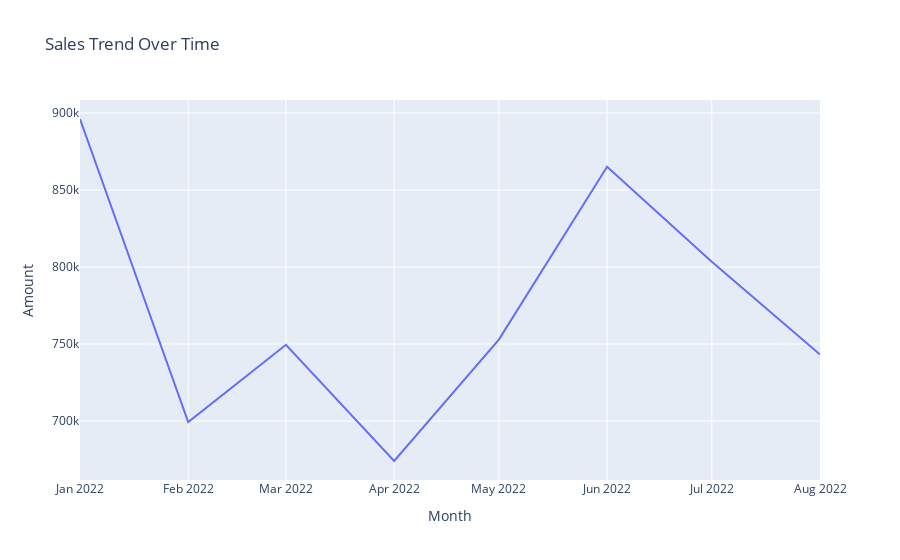

Write notebook code for a chart like this one.
### Markdown cell above
## Step 8: Analyze Sales Trend Over Time

### Code cell
df['Month'] = df['Date'].dt.to_period('M').astype(str)
fig = px.line(df.groupby('Month')['Amount'].sum().reset_index(), x='Month', y='Amount', title='Sales Trend Over Time')
fig.show()

### Figure 1 — Plotly figure (JSON) as saved in the notebook; plotly's stock layout.template omitted (floating-point values rounded to 4 significant figures)
{"data": [{"hovertemplate": "Month=%{x}<br>Amount=%{y}<extra></extra>", "legendgroup": "", "line": {"color": "#636efa", "dash": "solid"}, "marker": {"symbol": "circle"}, "mode": "lines", "name": "", "orientation": "v", "showlegend": false, "type": "scatter", "x": ["2022-01", "2022-02", "2022-03", "2022-04", "2022-05", "2022-06", "2022-07", "2022-08"], "xaxis": "x", "y": [896105, 699377, 749483, 674051, 752892, 865144, 803425, 743148], "yaxis": "y"}], "layout": {"legend": {"tracegroupgap": 0}, "title": {"text": "Sales Trend Over Time"}, "xaxis": {"anchor": "y", "domain": [0, 1], "title": {"text": "Month"}}, "yaxis": {"anchor": "x", "domain": [0, 1], "title": {"text": "Amount"}}}}
